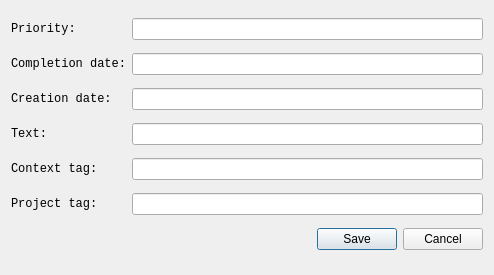
<?xml version="1.0" encoding="UTF-8"?>
<ui version="4.0">
 <class>editwindow</class>
 <widget class="QDialog" name="editwindow">
  <property name="geometry">
   <rect>
    <x>0</x>
    <y>0</y>
    <width>494</width>
    <height>275</height>
   </rect>
  </property>
  <property name="windowTitle">
   <string>Edit</string>
  </property>
  <property name="windowIcon">
   <iconset resource="../resources/resources.qrc">
    <normaloff>:/xtodo.png</normaloff>:/xtodo.png</iconset>
  </property>
  <layout class="QVBoxLayout" name="verticalLayout">
   <item>
    <layout class="QHBoxLayout" name="horizontalLayout_6">
     <item>
      <widget class="QLabel" name="priorityLabel">
       <property name="font">
        <font>
         <family>Monospace</family>
        </font>
       </property>
       <property name="text">
        <string>Priority:       </string>
       </property>
      </widget>
     </item>
     <item>
      <widget class="QLineEdit" name="priorEdit"/>
     </item>
    </layout>
   </item>
   <item>
    <layout class="QHBoxLayout" name="horizontalLayout_5">
     <item>
      <widget class="QLabel" name="complDateLabel">
       <property name="font">
        <font>
         <family>Monospace</family>
        </font>
       </property>
       <property name="text">
        <string>Completion date:</string>
       </property>
      </widget>
     </item>
     <item>
      <widget class="QLineEdit" name="complDateEdit"/>
     </item>
    </layout>
   </item>
   <item>
    <layout class="QHBoxLayout" name="horizontalLayout_4">
     <item>
      <widget class="QLabel" name="creatDateLabel">
       <property name="font">
        <font>
         <family>Monospace</family>
        </font>
       </property>
       <property name="text">
        <string>Creation date:  </string>
       </property>
      </widget>
     </item>
     <item>
      <widget class="QLineEdit" name="createDateEdit"/>
     </item>
    </layout>
   </item>
   <item>
    <layout class="QHBoxLayout" name="horizontalLayout_3">
     <item>
      <widget class="QLabel" name="textLabel">
       <property name="font">
        <font>
         <family>Monospace</family>
        </font>
       </property>
       <property name="text">
        <string>Text:           </string>
       </property>
      </widget>
     </item>
     <item>
      <widget class="QLineEdit" name="textEdit"/>
     </item>
    </layout>
   </item>
   <item>
    <layout class="QHBoxLayout" name="horizontalLayout_2">
     <item>
      <widget class="QLabel" name="contextLabel">
       <property name="font">
        <font>
         <family>Monospace</family>
        </font>
       </property>
       <property name="text">
        <string>Context tag:    </string>
       </property>
      </widget>
     </item>
     <item>
      <widget class="QLineEdit" name="contextEdit"/>
     </item>
    </layout>
   </item>
   <item>
    <layout class="QHBoxLayout" name="horizontalLayout">
     <item>
      <widget class="QLabel" name="projectLabel">
       <property name="font">
        <font>
         <family>Monospace</family>
        </font>
       </property>
       <property name="text">
        <string>Project tag:    </string>
       </property>
      </widget>
     </item>
     <item>
      <widget class="QLineEdit" name="projectEdit"/>
     </item>
    </layout>
   </item>
   <item>
    <layout class="QHBoxLayout" name="horizontalLayout_7">
     <item>
      <widget class="QDialogButtonBox" name="buttonBox">
       <property name="orientation">
        <enum>Qt::Horizontal</enum>
       </property>
       <property name="standardButtons">
        <set>QDialogButtonBox::Cancel|QDialogButtonBox::Save</set>
       </property>
       <property name="centerButtons">
        <bool>false</bool>
       </property>
      </widget>
     </item>
    </layout>
   </item>
  </layout>
 </widget>
 <resources>
  <include location="../resources/resources.qrc"/>
 </resources>
 <connections>
  <connection>
   <sender>buttonBox</sender>
   <signal>accepted()</signal>
   <receiver>editwindow</receiver>
   <slot>accept()</slot>
   <hints>
    <hint type="sourcelabel">
     <x>248</x>
     <y>254</y>
    </hint>
    <hint type="destinationlabel">
     <x>157</x>
     <y>274</y>
    </hint>
   </hints>
  </connection>
  <connection>
   <sender>buttonBox</sender>
   <signal>rejected()</signal>
   <receiver>editwindow</receiver>
   <slot>reject()</slot>
   <hints>
    <hint type="sourcelabel">
     <x>316</x>
     <y>260</y>
    </hint>
    <hint type="destinationlabel">
     <x>286</x>
     <y>274</y>
    </hint>
   </hints>
  </connection>
 </connections>
</ui>
